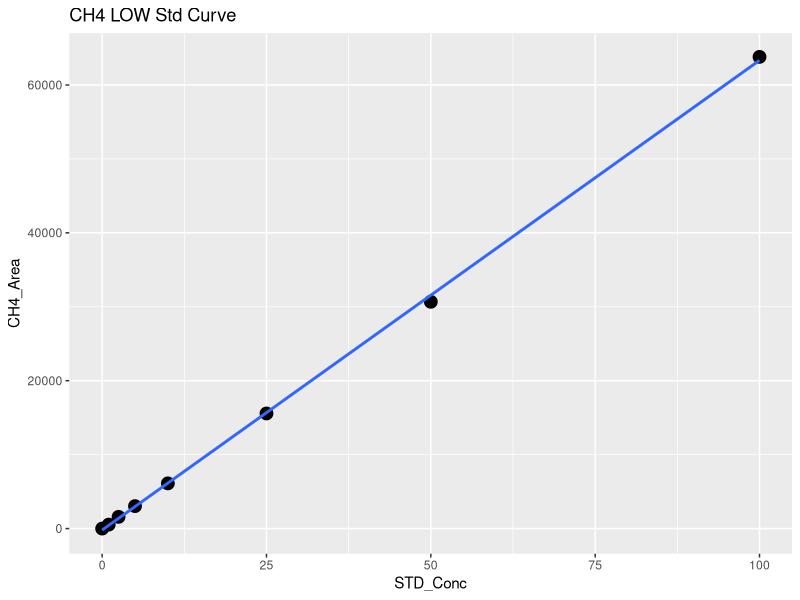
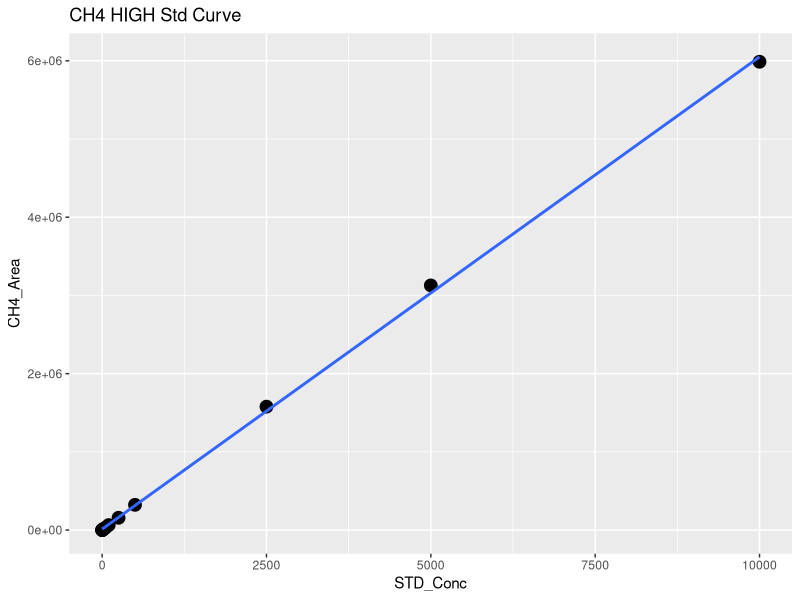
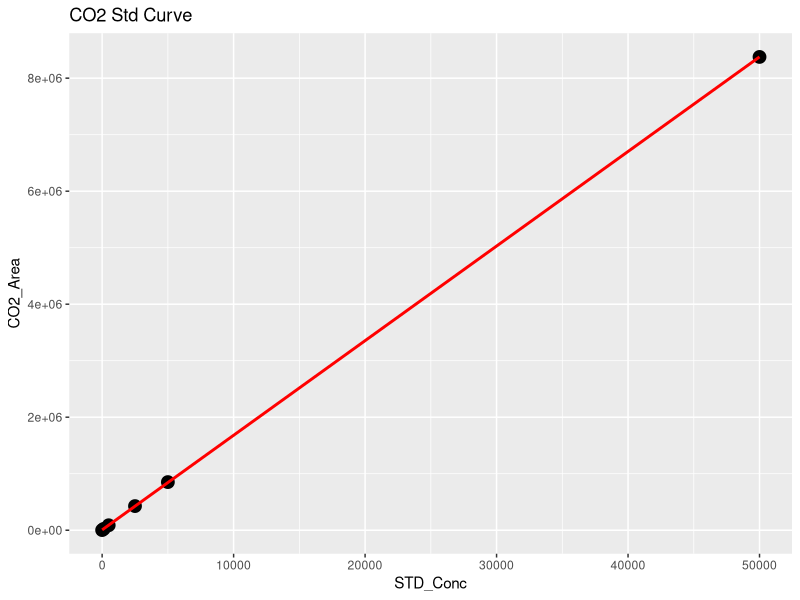
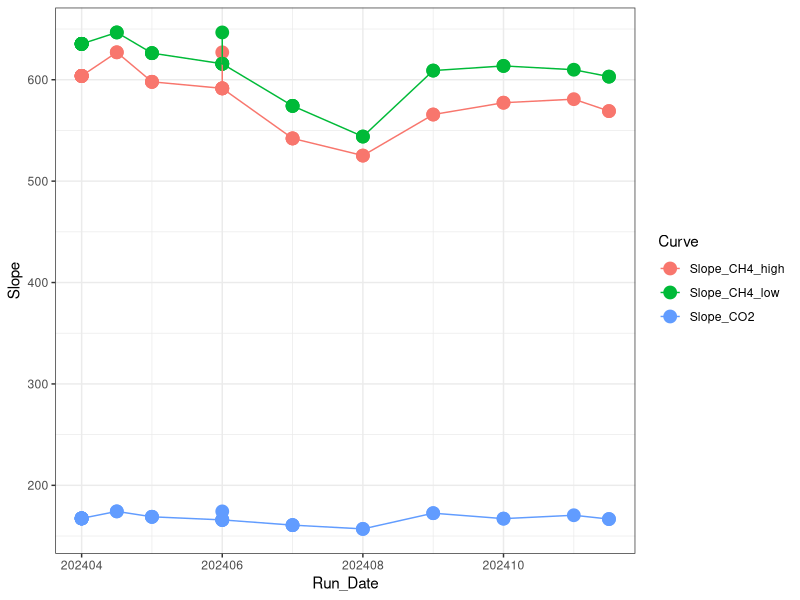

These charts were generated, in order, by the following R code: (Note: this script raises an error after producing the figures.)
## ---- chunk 1
library(dplyr)
library(ggplot2)
library(ggpubr)
library(stringr)
## ---- chunk 2

#Read in June Data 
raw <- read.csv("Raw Data/COMPASS_CBSYN_SGW_202404_entered.csv")
head(raw)

raw <- raw %>%
  rename(Sample_ID = Sample.ID)

#pull out methane standards
stds_ch4 <-  raw %>%  
  filter(str_detect(Sample_Type, "STD_CH4"))
#head(stds_ch4)

#split into high curve and low curve for CH4
stds_ch4_low <- stds_ch4  %>%  
  filter(!STD_Conc > 100)

#Low curve for CH4
CH4_Low <- ggplot(stds_ch4_low, aes(STD_Conc, CH4_Area)) + geom_point(size=4) + 
  geom_smooth(method = "lm", se = FALSE) + labs(title="CH4 LOW Std Curve")
CH4_Low

CH4_Low_lm <- lm(stds_ch4_low$CH4_Area ~ stds_ch4_low$STD_Conc)
summary(CH4_Low_lm)
cf <- coef(CH4_Low_lm)

#create data frame with 1 rows and 0 columns
Slope_CH4_low <- data.frame(matrix(ncol = 0, nrow = 1))
Slope_CH4_low$Curve <- "Slope_CH4_low"
Slope_CH4_low$R2 <- summary(CH4_Low_lm)$adj.r.squared
Slope_CH4_low$Slope <- cf[2]
Slope_CH4_low$Intercept <- cf[1]
#head(Slope_CH4_low)

#High curve for CH4
CH4_High <- ggplot(stds_ch4, aes(STD_Conc, CH4_Area)) + geom_point(size=4) + 
  geom_smooth(method = "lm", se = FALSE) + labs(title="CH4 HIGH Std Curve")
CH4_High

stds_ch4_lm <- lm(stds_ch4$CH4_Area ~ stds_ch4$STD_Conc)
summary(stds_ch4_lm)
cf <- coef(stds_ch4_lm)

#create data frame with 1 rows and 0 columns
Slope_CH4_high <- data.frame(matrix(ncol = 0, nrow = 1))
Slope_CH4_high$Curve <- "Slope_CH4_high"
Slope_CH4_high$R2 <- summary(stds_ch4_lm)$adj.r.squared
Slope_CH4_high$Slope <- cf[2]
Slope_CH4_high$Intercept <- cf[1]
#head(Slope_CH4_high)

#pull out co2 standards
stds_co2 <-  raw %>%  
  filter(str_detect(Sample_Type, "STD_CO2"))
#head(stds_co2)

#CO2 Curve
CO2_stds <- ggplot(stds_co2, aes(STD_Conc, CO2_Area)) + geom_point(size=4) + 
  geom_smooth(method = "lm", se = FALSE, color="red") + labs(title="CO2 Std Curve")
CO2_stds

stds_co2_lm <- lm(stds_co2$CO2_Area ~ stds_co2$STD_Conc)
summary(stds_co2_lm)
cf <- coef(stds_co2_lm)

#create data frame with 1 rows and 0 columns
Slope_CO2 <- data.frame(matrix(ncol = 0, nrow = 1))
Slope_CO2$Curve <- "Slope_CO2"
Slope_CO2$R2 <- summary(stds_co2_lm)$adj.r.squared
Slope_CO2$Slope <- cf[2]
Slope_CO2$Intercept <- cf[1]
#head(Slope_CO2)

#pull all the slopes together into one dataframe 
Slopes <- rbind(Slope_CH4_low, Slope_CH4_high, Slope_CO2)
#head(Slopes)

#needs changed each time #####
Slopes$Run_Date <- c(202404, 202404, 202404)

log <- read.csv("Raw Data/COMPASS_Varian_QAQC_2024.csv")
head(log)
log <- log[ ,-c(1)]
log <- rbind(log, Slopes)

Slopes_chk <- ggplot(log, aes(Run_Date, Slope, col=Curve)) + geom_point(size=4) + geom_line() + theme_bw()
Slopes_chk

write.csv(log, "Raw Data/COMPASS_Varian_QAQC_2024.csv")
## ---- chunk 3
#head(raw)

#pull out methane standards
Samples <-  raw %>%  
  filter(!str_detect(Sample_Type, "STD_CH4")) %>%  
  filter(!str_detect(Sample_Type, "STD_CO2")) %>%  
  filter(!str_detect(Sample_Type, "Blank")) %>%  
  filter(!str_detect(Sample_Type, "Chk_STD")) %>%  
   filter(!str_detect(Sample_Type, "CHKSTD")) %>%
  filter(!str_detect(Sample_Type, "NA"))
#head(Samples)

#Now flag any areas that are above the 100ppm area for CH4
Samples$CH4_Curve <- ifelse(Samples$CH4_Area >71000, "High", "Low")
#head(Samples)

#Calculate CH4 concentrations in ppm
Samples$CH4_Conc_ppm <- ifelse(Samples$CH4_Area >71000, (Samples$CH4_Area-Slope_CH4_high$Intercept)/Slope_CH4_high$Slope,                                       (Samples$CH4_Area-Slope_CH4_low$Intercept)/Slope_CH4_low$Slope )

#Calculate CO2 concentrations in ppm 
Samples$CO2_Conc_ppm <- ((Samples$CO2_Area-Slope_CO2$Intercept)/Slope_CO2$Slope) 

#head(Samples)

##########make flags for any dilutions needed 
#highest CH4 standard = 10000
#highest CO2 standard = 50000

Samples$CH4_Flag <- ifelse(Samples$CH4_Conc_ppm >10000, "Needs Dilution", "Within Range")
Samples$CO2_Flag <- ifelse(Samples$CO2_Conc_ppm >50000, "Needs Dilution", "Within Range")
#head(Samples)

## ---- chunk 4

chks <-  raw %>%  
  filter(!str_detect(Sample_Type, "STD_CH4")) %>%  
  filter(!str_detect(Sample_Type, "STD_CO2")) %>%  
  filter(!str_detect(Sample_Type, "Blank")) %>%  
  filter(!str_detect(Sample_Type, "Unknown")) %>%  
  filter(!str_detect(Sample_Type, "NA"))
#head(chks)

#Calculate CH4 concentrations in ppm
chks$CH4_Conc_ppm <- ifelse(chks$CH4_Area >71000, 
                      (chks$CH4_Area-Slope_CH4_high$Intercept)/Slope_CH4_high$Slope,                                       (chks$CH4_Area-Slope_CH4_low$Intercept)/Slope_CH4_low$Slope )

#Calculate CO2 concentrations in ppm 
chks$CO2_Conc_ppm <- ((chks$CO2_Area-Slope_CO2$Intercept)/Slope_CO2$Slope)



#change this if check standard concentrations are different 
level_ch4 <- 5      #ppm
level_co2 <- 1000   #ppm

#calculate percent difference of check standards 
chks$Ch4_diff <- ((chks$CH4_Conc_ppm - level_ch4)/((chks$CH4_Conc_ppm + level_ch4)/2)) * 100
chks$CH4_diff_flag <-  ifelse(chks$Ch4_diff <10, 'YES', 'NO, rerun')

chks$CO2_diff <- ((chks$CO2_Conc_ppm - level_co2)/((chks$CO2_Conc_ppm + level_co2)/2)) * 100
chks$CO2_diff_flag <-  ifelse(chks$CO2_diff <10, 'YES', 'NO, rerun')

#now plot the Ch4 concentrations and the CO2 concentrations vs. the expected concentration 
#then also make the color the percent difference between the expected and observed concentration 

ch4_chk <-  ggplot(data = chks, aes(x = Sample_ID, y = CH4_Conc_ppm, fill=CH4_diff_flag)) +
       geom_bar(stat = 'identity') + 
        scale_fill_manual(values=c( "darkgreen", "darkgrey"))+
        #scale_fill_gradient2(low='red', mid='white', high='blue', space='Lab') + 
        theme_classic() + labs(x= " ", y="CH4  (ppm)", title="Check Stds: CH4") + 
        theme(legend.position="bottom") +  geom_hline(yintercept=level_ch4, linetype="dashed", 
                color = "black", size=1)


co2_chk <-  ggplot(data = chks, aes(x = Sample_ID, y = CO2_Conc_ppm, fill=CO2_diff_flag)) +
       geom_bar(stat = 'identity') + 
        scale_fill_manual(values=c("darkgreen", "darkgrey"))+
        #scale_fill_gradient2(low='red', mid='white', high='blue', space='Lab') + 
        theme_classic() + labs(x= " ", y="CO2  (ppm)", title="Check Stds: CO2") + 
        theme(legend.position="bottom") +  geom_hline(yintercept=level_co2, linetype="dashed", 
                color = "black", size=1)

ggarrange(ch4_chk, co2_chk, nrow=1, ncol=2)


## ---- chunk 5

#multiply the concentration by the dilution factor
Samples$CH4_Conc_ppm_dilcorr <- (Samples$CH4_Conc_ppm * Samples$Dilution_Factor)

Samples$CO2_Conc_ppm_dilcorr <- (Samples$CO2_Conc_ppm * Samples$Dilution_Factor)

#check results
#head(Samples)

#quick first look at the samples 
ch4_samples <-  ggplot(data = Samples, aes(x = Sample_ID, y = CH4_Conc_ppm, fill=CH4_Flag)) +
       geom_bar(stat = 'identity') + 
        scale_fill_manual(values=c("red","darkgreen"))+
        #scale_fill_gradient2(low='red', mid='white', high='blue', space='Lab') + 
        theme_classic() + labs(x= " ", y="CH4 (ppm)", title="CH4: Green = Within Range") + 
        theme(legend.position="none") 


co2_samples <-  ggplot(data = Samples, aes(x = Sample_ID, y = CO2_Conc_ppm, fill=CO2_Flag)) +
       geom_bar(stat = 'identity') + 
        scale_fill_manual(values=c("red", "darkgreen"))+
        #scale_fill_gradient2(low='red', mid='white', high='blue', space='Lab') + 
        theme_classic() + labs(x= " ", y="CO2 (ppm)", title="CO2: Green = Within Range") + 
        theme(legend.position="none") 

ggarrange(ch4_samples, co2_samples, nrow=1, ncol=2)


## ---- chunk 6

# Convert ppm CH4 to total umol CH4 in the sample headspace
# use Ideal Gas Law:  
#   hdsp umol CH4 = ppm CH4*(PV/RT) 
#      P = 1 (pressure in atm)
#      R = 0.082 (gas constant)
#      V = 0.015 (gas syringe volume in L)
#      T = "TempC" column value in Kelvin (equilibration temperature)

#set the volume used for the sample
#volume = 0.02
#TempC <-  25 #I am assuming 25C not sure how we want to handle this

#Calculate CH4 concentrations in ppm
#Samples$CH4_Conc_umol <- ifelse(Samples$G_W == "W",
#                    ((Samples$CH4_Conc_ppm_dilcorr*((1*volume/1000)/(0.08206*(TempC+273.15))))/(volume/1000)),
#                    ((((Samples$CH4_Conc_ppm_dilcorr/1000))/16.04)*1000000  ))
#Samples$CO2_Conc_umol <- ifelse(Samples$G_W == "W",
#                    ((Samples$CO2_Conc_ppm_dilcorr*((1*volume/1000)/(0.08206*(TempC+273.15))))/(volume/1000)),
#                    ((((Samples$CO2_Conc_ppm_dilcorr/1000))/16.04)*1000000  ))

#do an if then statement (if it says water use this and if it says gas then use )
#Samples$hdsp_umol_CH4 <- (Samples$CH4_Conc_ppm_dilcorr*((1*volume/1000)/(0.08206*(TempC+273.15))))/(volume/1000)
#Samples$hdsp_umol_CO2 <- Samples$CO2_Conc_ppm_dilcorr*((1*volume/1000)/(0.08206*(TempC+273.15)))
# Convert headspace CH4 to dissolved umol/L Ch4 in sample
#Samples$pw_umol_CH4 <- Samples$hdsp_umol_CH4/(volume/1000)

#quick first look at the samples 
#ch4_samples1 <-  ggplot(data = Samples, aes(x = Sample_ID, y = CH4_Conc_umol, fill=G_W)) +
#       geom_bar(stat = 'identity') + 
 #       scale_fill_manual(values=c("darkgrey","darkblue"))+
        #scale_fill_gradient2(low='red', mid='white', high='blue', space='Lab') + 
 #       theme_classic() + labs(x= " ", y="CH4 (uM)", title="CH4: Blue = PW Sample") + 
 #       theme(legend.position="none") 


#co2_samples1 <-  ggplot(data = Samples, aes(x = Sample_ID, y = CO2_Conc_umol, fill=G_W)) +
 #      geom_bar(stat = 'identity') + 
#        scale_fill_manual(values=c("darkgrey","darkblue"))+
        #scale_fill_gradient2(low='red', mid='white', high='blue', space='Lab') + 
#        theme_classic() + labs(x= " ", y="CO2 (uM)", title="CO2: Blue = PW Sample") + 
#        theme(legend.position="none") 

#ggarrange(ch4_samples1, co2_samples1, nrow=1, ncol=2)

## ---- chunk 7

#pull out what we need 
Samples1 <- Samples[ ,c(1:3,6:9,18:21)]
#head(Samples1)

IDs <- data.frame(do.call('rbind', strsplit(as.character(Samples1$Sample_ID),'_',fixed=TRUE)))
colnames(IDs) <- c("Site" , "Zone", "Replicate", "Depth")
IDs$Depth1 <- ifelse(IDs$Depth == '10cm', '10', 
                 ifelse(IDs$Depth == '20cm', '20', 
                        ifelse(IDs$Depth == '45cm', '45', '0')))
head(IDs)

#rejoin them to the dataframe
alldat <- cbind(IDs, Samples1)
head(alldat)

write.csv(alldat, "Processed Data/COMPASS_CBSYN_SGW_202404_Processed.csv")
